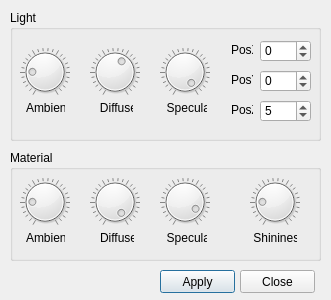
<ui version="4.0" >
 <class>glControlDialog</class>
 <widget class="QDialog" name="glControlDialog" >
  <property name="geometry" >
   <rect>
    <x>0</x>
    <y>0</y>
    <width>331</width>
    <height>300</height>
   </rect>
  </property>
  <property name="windowTitle" >
   <string>GL controls</string>
  </property>
  <widget class="QGroupBox" name="lightGroup" >
   <property name="geometry" >
    <rect>
     <x>10</x>
     <y>10</y>
     <width>311</width>
     <height>131</height>
    </rect>
   </property>
   <property name="title" >
    <string>Light</string>
   </property>
   <widget class="QLabel" name="ambientLabel" >
    <property name="geometry" >
     <rect>
      <x>10</x>
      <y>90</y>
      <width>45</width>
      <height>16</height>
     </rect>
    </property>
    <property name="text" >
     <string>  Ambient</string>
    </property>
   </widget>
   <widget class="QLabel" name="diffuseLabel" >
    <property name="geometry" >
     <rect>
      <x>80</x>
      <y>90</y>
      <width>43</width>
      <height>16</height>
     </rect>
    </property>
    <property name="text" >
     <string>   Diffuse</string>
    </property>
   </widget>
   <widget class="QLabel" name="specularLabel" >
    <property name="geometry" >
     <rect>
      <x>150</x>
      <y>90</y>
      <width>47</width>
      <height>16</height>
     </rect>
    </property>
    <property name="text" >
     <string>  Specular</string>
    </property>
   </widget>
   <widget class="QDial" name="ambientDial" >
    <property name="geometry" >
     <rect>
      <x>10</x>
      <y>30</y>
      <width>50</width>
      <height>64</height>
     </rect>
    </property>
    <property name="value" >
     <number>20</number>
    </property>
    <property name="notchesVisible" >
     <bool>true</bool>
    </property>
   </widget>
   <widget class="QDial" name="diffuseDial" >
    <property name="geometry" >
     <rect>
      <x>80</x>
      <y>30</y>
      <width>50</width>
      <height>64</height>
     </rect>
    </property>
    <property name="value" >
     <number>60</number>
    </property>
    <property name="notchesVisible" >
     <bool>true</bool>
    </property>
   </widget>
   <widget class="QDial" name="specularDial" >
    <property name="geometry" >
     <rect>
      <x>150</x>
      <y>30</y>
      <width>50</width>
      <height>64</height>
     </rect>
    </property>
    <property name="value" >
     <number>99</number>
    </property>
    <property name="notchesVisible" >
     <bool>true</bool>
    </property>
   </widget>
   <widget class="QLabel" name="posyLabel" >
    <property name="geometry" >
     <rect>
      <x>221</x>
      <y>60</y>
      <width>22</width>
      <height>20</height>
     </rect>
    </property>
    <property name="text" >
     <string>PosY</string>
    </property>
   </widget>
   <widget class="QLabel" name="posxLabel" >
    <property name="geometry" >
     <rect>
      <x>221</x>
      <y>30</y>
      <width>22</width>
      <height>20</height>
     </rect>
    </property>
    <property name="text" >
     <string>PosX</string>
    </property>
   </widget>
   <widget class="QLabel" name="poszLabel" >
    <property name="geometry" >
     <rect>
      <x>221</x>
      <y>90</y>
      <width>22</width>
      <height>20</height>
     </rect>
    </property>
    <property name="text" >
     <string>PosZ</string>
    </property>
   </widget>
   <widget class="QSpinBox" name="posxSpinBox" >
    <property name="geometry" >
     <rect>
      <x>250</x>
      <y>30</y>
      <width>51</width>
      <height>22</height>
     </rect>
    </property>
    <property name="minimum" >
     <number>-10</number>
    </property>
    <property name="maximum" >
     <number>10</number>
    </property>
    <property name="value" >
     <number>0</number>
    </property>
   </widget>
   <widget class="QSpinBox" name="posySpinBox" >
    <property name="geometry" >
     <rect>
      <x>250</x>
      <y>60</y>
      <width>51</width>
      <height>22</height>
     </rect>
    </property>
    <property name="minimum" >
     <number>-10</number>
    </property>
    <property name="maximum" >
     <number>10</number>
    </property>
    <property name="value" >
     <number>0</number>
    </property>
   </widget>
   <widget class="QSpinBox" name="poszSpinBox" >
    <property name="geometry" >
     <rect>
      <x>250</x>
      <y>90</y>
      <width>51</width>
      <height>22</height>
     </rect>
    </property>
    <property name="minimum" >
     <number>-10</number>
    </property>
    <property name="maximum" >
     <number>10</number>
    </property>
    <property name="value" >
     <number>5</number>
    </property>
   </widget>
  </widget>
  <widget class="QPushButton" name="okButton" >
   <property name="geometry" >
    <rect>
     <x>160</x>
     <y>270</y>
     <width>75</width>
     <height>23</height>
    </rect>
   </property>
   <property name="text" >
    <string>Apply</string>
   </property>
   <property name="icon" >
    <iconset resource="../Mesh3D.qrc" >:/icons/dialog-ok-apply.png</iconset>
   </property>
  </widget>
  <widget class="QPushButton" name="closeButton" >
   <property name="geometry" >
    <rect>
     <x>240</x>
     <y>270</y>
     <width>75</width>
     <height>23</height>
    </rect>
   </property>
   <property name="text" >
    <string>Close</string>
   </property>
   <property name="icon" >
    <iconset resource="../Mesh3D.qrc" >:/icons/dialog-close.png</iconset>
   </property>
  </widget>
  <widget class="QGroupBox" name="materialGroup" >
   <property name="geometry" >
    <rect>
     <x>10</x>
     <y>150</y>
     <width>311</width>
     <height>111</height>
    </rect>
   </property>
   <property name="title" >
    <string>Material</string>
   </property>
   <widget class="QDial" name="matAmbientDial" >
    <property name="geometry" >
     <rect>
      <x>10</x>
      <y>20</y>
      <width>50</width>
      <height>64</height>
     </rect>
    </property>
    <property name="value" >
     <number>20</number>
    </property>
    <property name="notchesVisible" >
     <bool>true</bool>
    </property>
   </widget>
   <widget class="QDial" name="matDiffuseDial" >
    <property name="geometry" >
     <rect>
      <x>80</x>
      <y>20</y>
      <width>50</width>
      <height>64</height>
     </rect>
    </property>
    <property name="value" >
     <number>99</number>
    </property>
    <property name="notchesVisible" >
     <bool>true</bool>
    </property>
   </widget>
   <widget class="QDial" name="matSpecularDial" >
    <property name="geometry" >
     <rect>
      <x>150</x>
      <y>20</y>
      <width>50</width>
      <height>64</height>
     </rect>
    </property>
    <property name="value" >
     <number>90</number>
    </property>
    <property name="notchesVisible" >
     <bool>true</bool>
    </property>
   </widget>
   <widget class="QDial" name="matShininessDial" >
    <property name="geometry" >
     <rect>
      <x>240</x>
      <y>20</y>
      <width>50</width>
      <height>64</height>
     </rect>
    </property>
    <property name="value" >
     <number>20</number>
    </property>
    <property name="notchesVisible" >
     <bool>true</bool>
    </property>
   </widget>
   <widget class="QLabel" name="matAmbientLabel" >
    <property name="geometry" >
     <rect>
      <x>10</x>
      <y>80</y>
      <width>45</width>
      <height>16</height>
     </rect>
    </property>
    <property name="text" >
     <string>  Ambient</string>
    </property>
   </widget>
   <widget class="QLabel" name="matDiffuseLabel" >
    <property name="geometry" >
     <rect>
      <x>90</x>
      <y>80</y>
      <width>34</width>
      <height>16</height>
     </rect>
    </property>
    <property name="text" >
     <string>Diffuse</string>
    </property>
   </widget>
   <widget class="QLabel" name="matSpecularLabel" >
    <property name="geometry" >
     <rect>
      <x>150</x>
      <y>80</y>
      <width>47</width>
      <height>16</height>
     </rect>
    </property>
    <property name="text" >
     <string>  Specular</string>
    </property>
   </widget>
   <widget class="QLabel" name="matShininessLabel" >
    <property name="geometry" >
     <rect>
      <x>240</x>
      <y>80</y>
      <width>47</width>
      <height>16</height>
     </rect>
    </property>
    <property name="text" >
     <string> Shininess</string>
    </property>
   </widget>
  </widget>
 </widget>
 <resources>
  <include location="../Mesh3D.qrc" />
 </resources>
 <connections/>
</ui>
